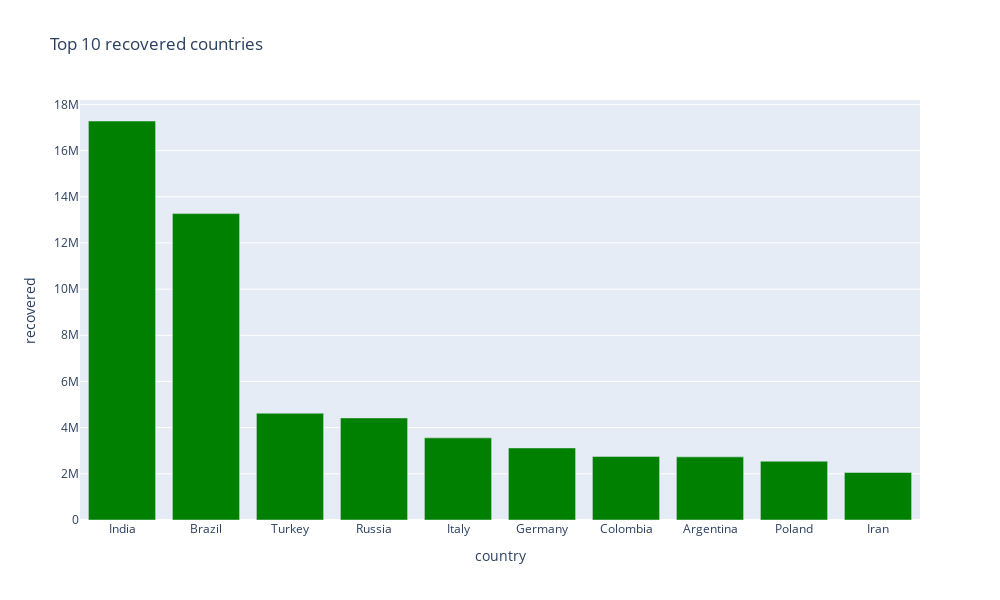

Source (notebook cell):
### Markdown cell above
### Bar chart with the top 10 worst hit countries - confirmed

### Code cell
figura = px.bar(
    sorted_recovered,
    x = "country",
    y = "recovered",
    title= "Top 10 recovered countries", # the axis names
    color_discrete_sequence=["green"], 
    height=600,
    width=1000
)

#figura.write_image("images/fig5.png")
figura.show()

### Figure 1 — Plotly figure (JSON) as saved in the notebook; plotly's stock layout.template omitted (floating-point values rounded to 4 significant figures)
{"data": [{"alignmentgroup": "True", "hovertemplate": "country=%{x}<br>recovered=%{y}<extra></extra>", "legendgroup": "", "marker": {"color": "green"}, "name": "", "offsetgroup": "", "orientation": "v", "showlegend": false, "textposition": "auto", "type": "bar", "x": ["India", "Brazil", "Turkey", "Russia", "Italy", "Germany", "Colombia", "Argentina", "Poland", "Iran"], "xaxis": "x", "y": [17280844, 13269684, 4626799, 4421329, 3557133, 3121130, 2754940, 2734465, 2546751, 2057692], "yaxis": "y"}], "layout": {"barmode": "relative", "height": 600, "legend": {"tracegroupgap": 0}, "title": {"text": "Top 10 recovered countries"}, "width": 1000, "xaxis": {"anchor": "y", "domain": [0, 1], "title": {"text": "country"}}, "yaxis": {"anchor": "x", "domain": [0, 1], "title": {"text": "recovered"}}}}
